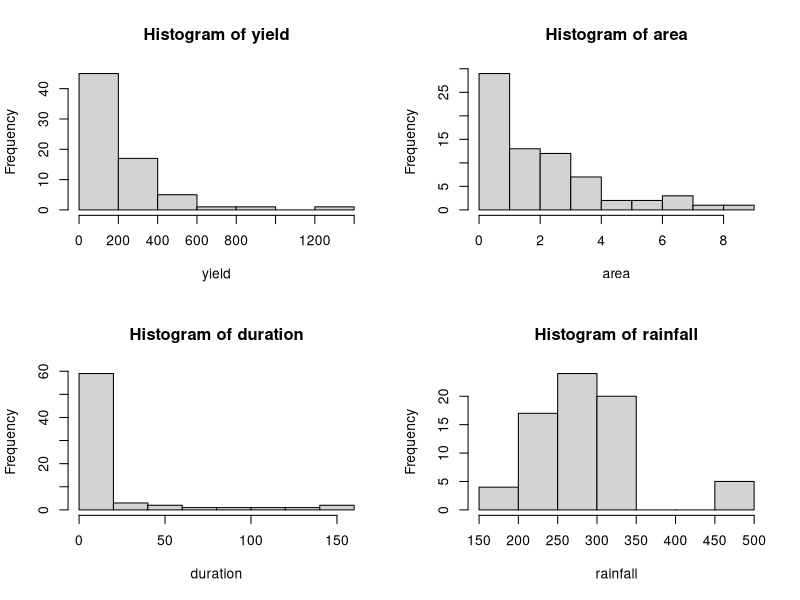
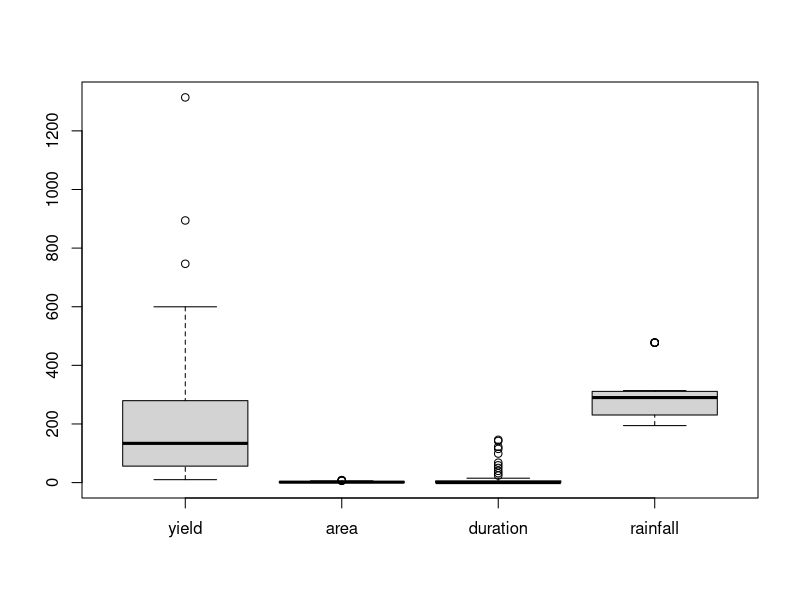
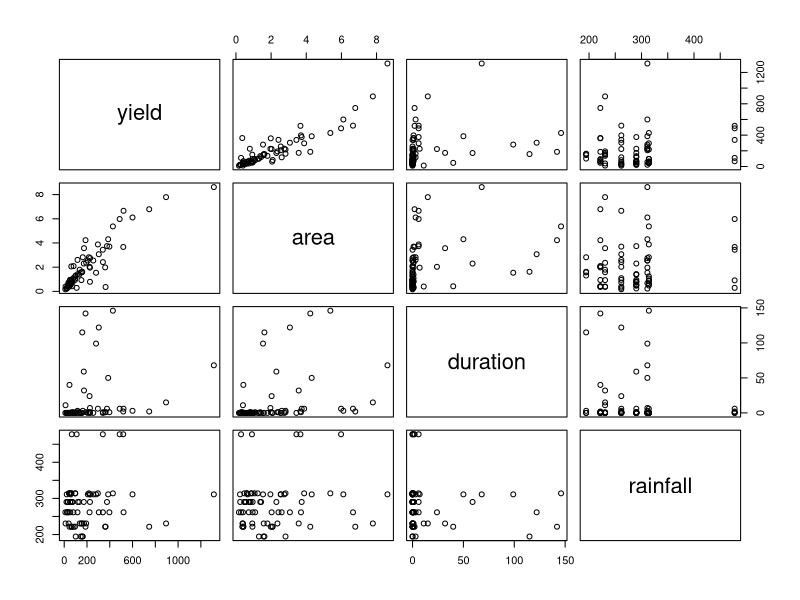
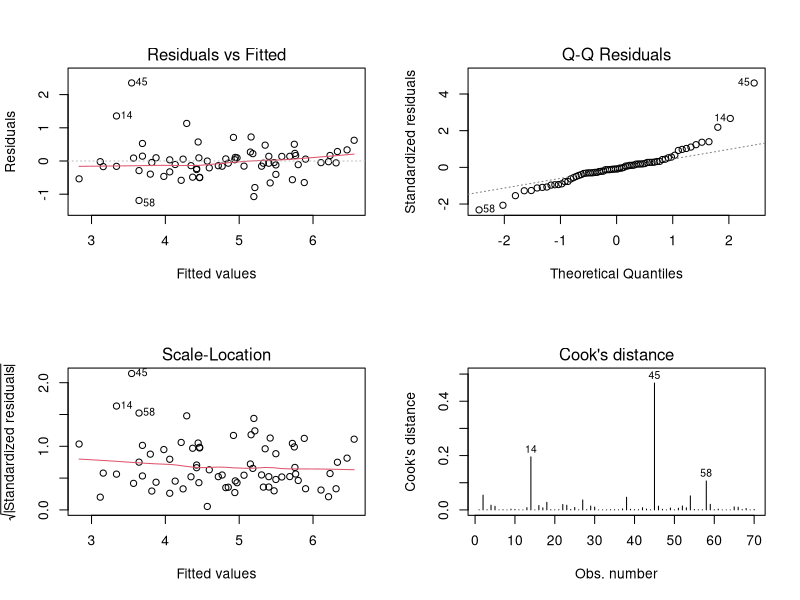

Generate these figures, in order, with R:
setwd("C:/Users/sr115/Documents/Uni/Stats Models B")
sugar=read.table("sugar.txt",header=TRUE)
yield=sugar[,1] ###Defining Column Variables
area=sugar[,2]
duration=sugar[,3]
rainfall=sugar[,4]
sugar #Sugar Table
#
summary(yield) ##Summary of data variables and Standard deviations
sd(yield)
summary(area)
sd(area)
summary(duration)
sd(duration)
summary(rainfall)
sd(rainfall)
par(mfrow=c(2,2)) ##Plotting Histograms of variables
hist(yield)#Histogram of yield
hist(area)#Histogram of area
hist(duration)#Histogram of duration
hist(rainfall)#Histogram of rainfall
#
par(mfrow=c(1,1)) ##Boxplot of the data set to show range and quartiles
boxplot(sugar)
#
pairs(sugar)#Graphs to show any potential relationship between variables
#
regression=lm(formula = log(yield)~log(area)+rainfall+duration) #Initial Regression Model
summary(regression)
summary.aov(regression)
anova(regression)
#
regression2=lm(formula = log(yield)~log(area)) #Simplified Regression Model
summary(regression2)
summary.aov(regression2)
#
par(mfrow=c(2,2))
plot(regression2,which=1:4) ## Checking Validity of Model with quartile analysis and checking for outliers in nodes
#
confint(regression)
confint(regression2)
